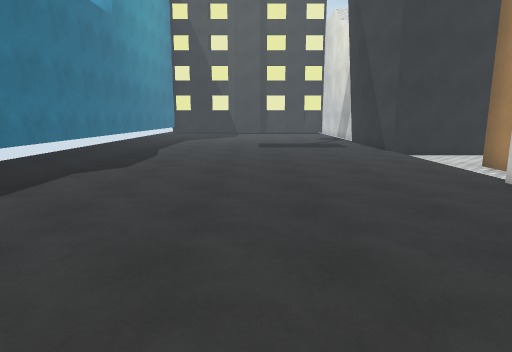
View 1 (above)

16 first-person views from a walk through a scene from a Unity 3-D project. The camera is 1.5 m above the floor, tilts 10° down and sees 75° across. The floor is counted in squares, 1 m on a side. Each view is taken from the middle of a square. On the plan, view 1 faces up. The plan holds only what a view shows up to about 15 squares ahead; the rest is blank. The place goes on beyond the plan. The player character is not drawn. Surface patterns are stand-ins for the level's own textures.

View 2
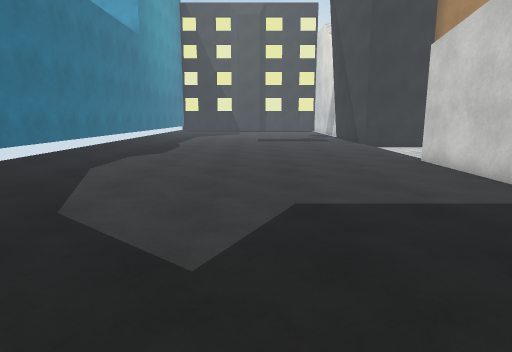

View 3
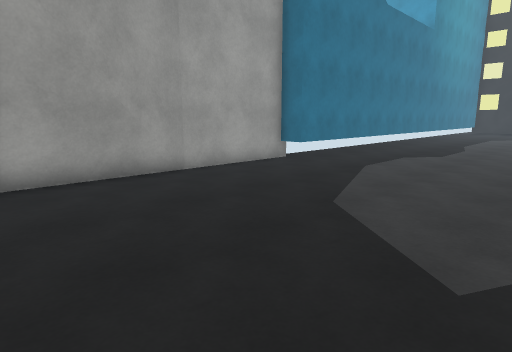

View 4
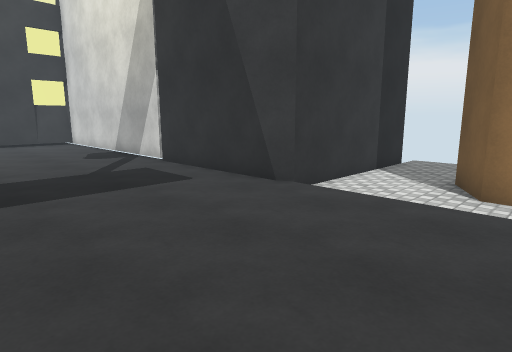

View 5
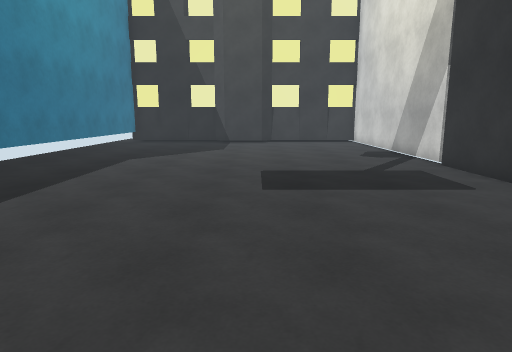

View 6
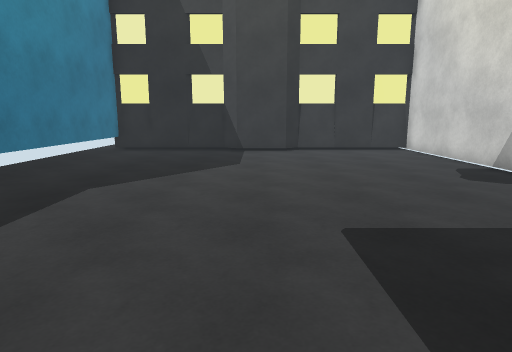

View 7
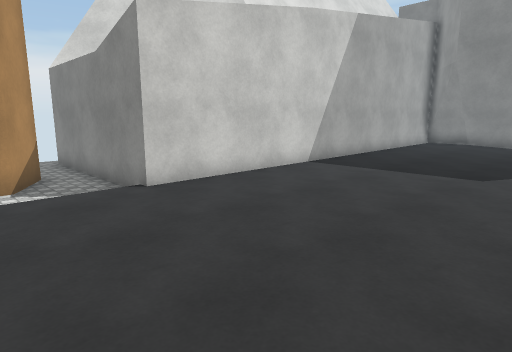

View 8
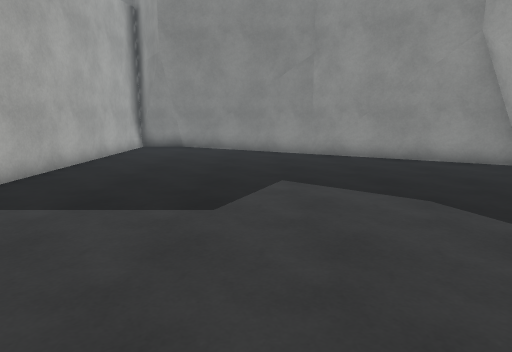

View 9
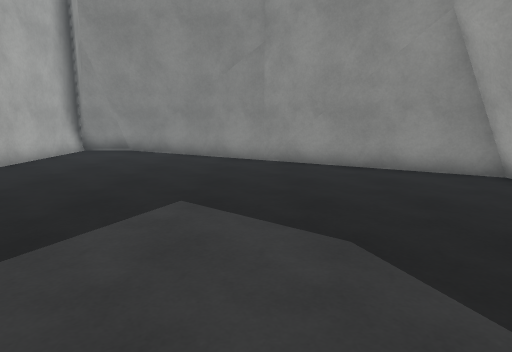

View 10
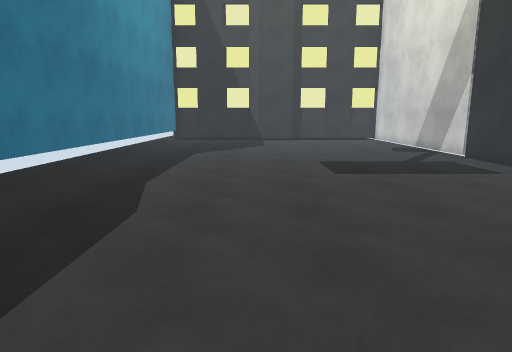

View 11
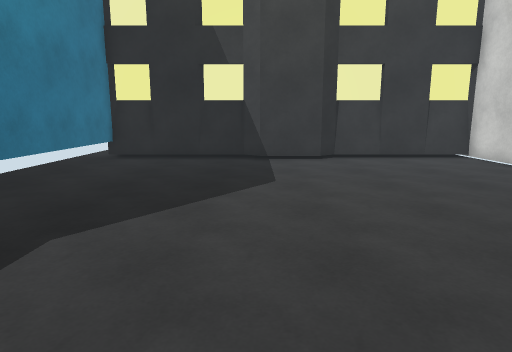

View 12
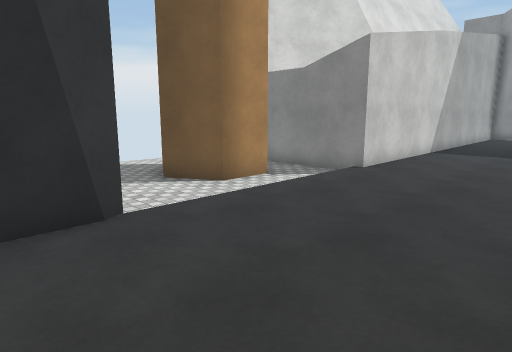

View 13
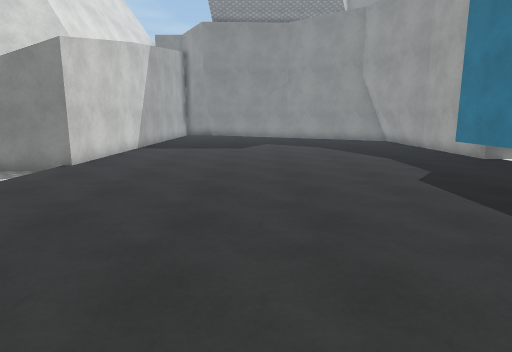

View 14
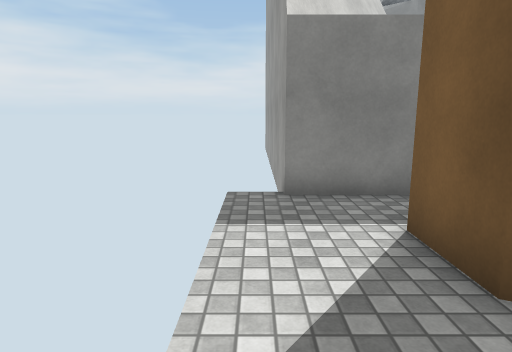

View 15
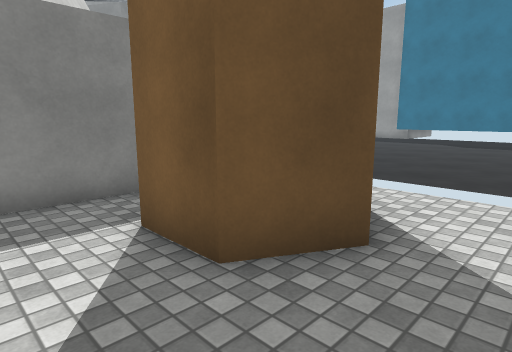

View 16
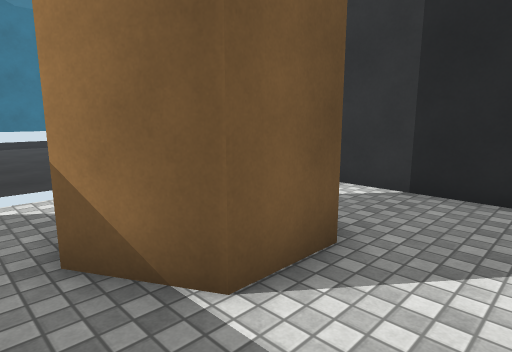

### Floor plan
Points are (right, up) in squares from view 1. A wall is a line through its corners. A room is listed if a view was taken in it or the views show most of it. See-through windows are left out.
Room 1 (views 1, 2, 3, 4, 5, 6, 7, 8, 9, 10, 11, 12, 13, 14, 15, 16)
walls: (5.8, 15.2) (5.8, 20.3) (6, 20.7) (6, 30.5) (1, 30.5) (0.4, 30) (-1.8, 30) (-2.5, 30.5) (-7.4, 30.5) (-7.4, 5.6) (-8.4, 5.6); (-8.3, 6) (-8.3, -3.3); (12.6, 14.9) (6.1, 14.9) (5.6, 15.7); (-8.3, 1.4) (-7.6, -0.6); (-7.9, 0.8) (-7.9, -3.3) (-3.1, -6); (-7.7, 0.1) (-7.7, -3.4); (-8.1, -3.4) (2.5, -9.5); (-4.2, -5.2) (-2.2, -6.8); (1.2, -8.8) (5.2, -8.7); (1.5, -8.9) (5.2, -8.8); (1.9, -9.2) (5.3, -9); (5.8, -9.5) (5.8, 7.6) (12.4, 7.6)
low walls: (-8.1, 1) (-8.1, -3.4); (3.8, -9.3) (5.4, -9.3); (2.5, -9.5) (5.5, -9.5)
objects: crane (8, 9) to (11, 12)

Positions as (right, up) in squares from view 1, and headings:
1: (0, 0), facing up
2: (0, -4), facing up
3: (0, -4), facing up-left
4: (0, 10), facing up-right
5: (0, 10), facing up
6: (-1, 15), facing up
7: (-1, 11), facing down-right
8: (0, 7), facing down
9: (-2, 5), facing down
10: (-2, 8), facing up
11: (-2, 18), facing up
12: (1, 17), facing down-right
13: (0, 18), facing down
14: (13, 14), facing down
15: (13, 14), facing down-left
16: (13, 8), facing up-left
